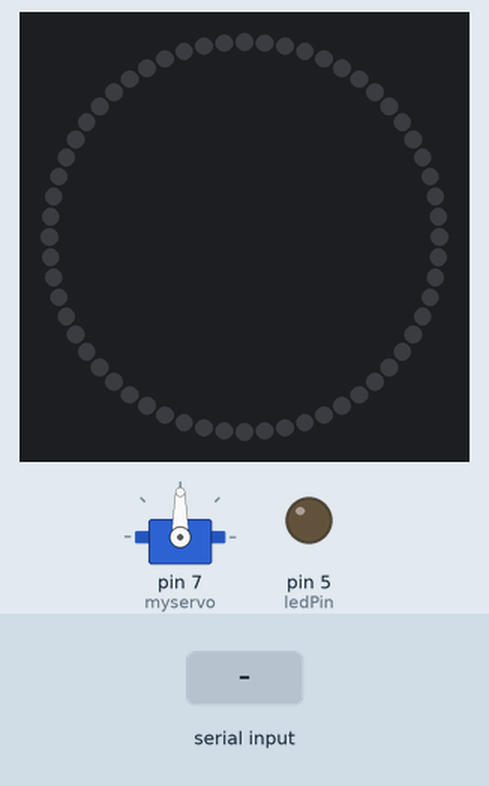
A sketch run on a simulated Arduino Uno, built with avr-gcc and run on an emulated ATmega328P. Parts: servo, 60 RGB LEDs in a ring, first at the top, clockwise, output pins drawn as LEDs (lit = HIGH). Dashed ring = blinking. The test bench sets the inputs (shaded band).

Above: at 1.2 s.
1.3 s: "a" received over Serial
At 1.47 s:
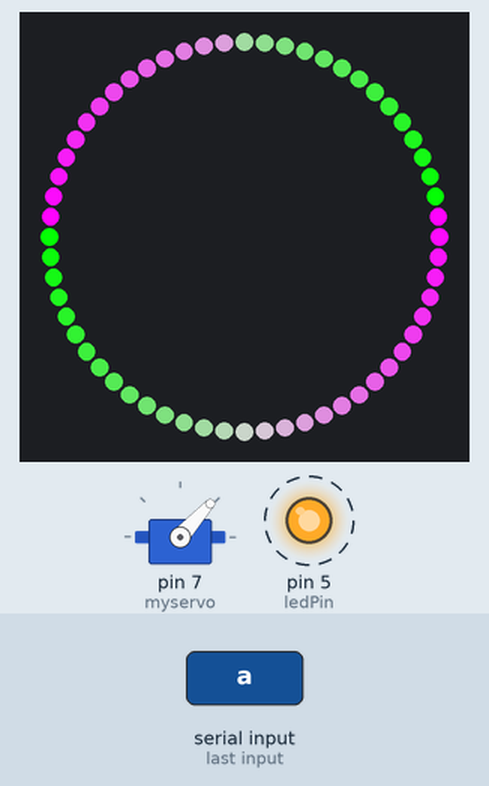
At 9.8 s:
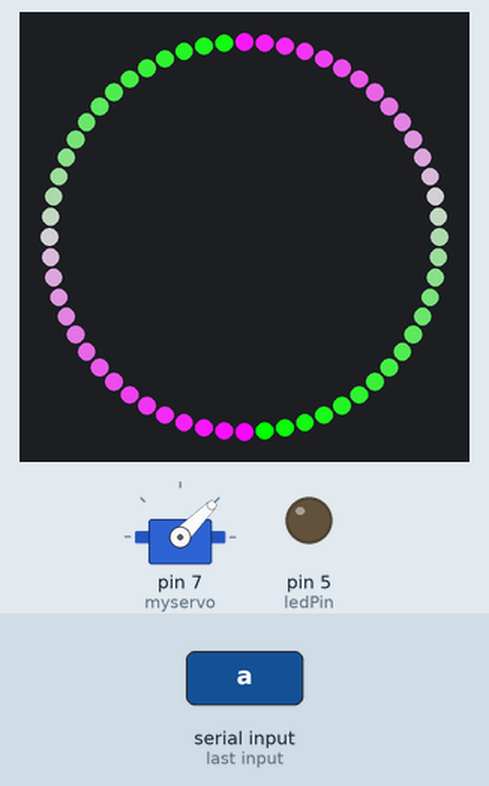
Timing chart, 0 to 11.3 s (numbered marks = the images above; inputs shaded):
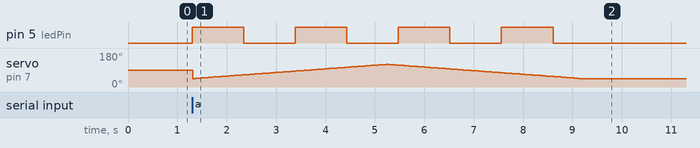

The sketch:

aaron.ino
```cpp
/* LedStripGradient: Example Arduino sketch that shows
 * how to control an Addressable RGB LED Strip from Pololu.
 *
 * To use this, you will need to plug an Addressable RGB LED
 * strip from Pololu into pin 12.  After uploading the sketch,
 * you should see a pattern on the LED strip that fades from
 * green to pink and also moves along the strip.
 */

#include <PololuLedStrip.h>
#include <Servo.h>

Servo myservo, myservo1;  // create servo object to control a servo
                // a maximum of eight servo objects can be created

#define ledPin 5
// Create an ledStrip object on pin 12.
PololuLedStrip<12> ledStrip;

// Variables will change:
int ledState = LOW;             // ledState used to set the LED
long previousMillis = 0;        // will store last time LED was updated

// the follow variables is a long because the time, measured in miliseconds,
// will quickly become a bigger number than can be stored in an int.
long interval = 1000;           // interval at which to blink (milliseconds)

int pos = 0;    // variable to store the servo position

// Create a buffer for holding 60 colors.  Takes 180 bytes.
#define LED_COUNT 60
rgb_color colors[LED_COUNT];

void setup()
{
  pinMode(ledPin, OUTPUT);
  Serial.begin(9600);
  myservo.attach(9);  // attaches the servo on pin 9 to the servo object
  myservo.attach(7);  // attaches the servo on pin 9 to the servo object
}

void ledBlinking()
{
  // here is where you'd put code that needs to be running all the time.

  // check to see if it's time to blink the LED; that is, if the
  // difference between the current time and last time you blinked
  // the LED is bigger than the interval at which you want to
  // blink the LED.
  unsigned long currentMillis = millis();

  if(currentMillis - previousMillis > interval) {
    // save the last time you blinked the LED
    previousMillis = currentMillis;

    // if the LED is off turn it on and vice-versa:
    if (ledState == LOW)
      ledState = HIGH;
    else
      ledState = LOW;

    // set the LED with the ledState of the variable:
    digitalWrite(ledPin, ledState);
  }
}

void moveServos()
{
  for(pos = 45; pos < 120; pos += 1)  // goes from 0 degrees to 180 degrees
  {                                  // in steps of 1 degree
    ledBlinking();
     ledstring();
    myservo.write(pos);              // tell servo to go to position in variable 'pos'
    myservo1.write(pos);
    delay(40);                       // waits 15ms for the servo to reach the position
  }
  for(pos = 120; pos>=45; pos-=1)     // goes from 180 degrees to 0 degrees
  {
    ledBlinking();
    ledstring();
    myservo.write(pos);              // tell servo to go to position in variable 'pos'
    myservo1.write(pos);
    delay(40);                       // waits 15ms for the servo to reach the position
  }
}

void loop()
{

}

void serialEvent() {
  while (Serial.available()) {
    // get the new byte:
    char inChar = (char)Serial.read();
    // add it to the inputString:
    // if the incoming character is a newline, set a flag
    // so the main loop can do something about it:
    if (inChar == 'a') {
      moveServos();
    }
  }
}
void ledstring(){
 // Update the colors.
  byte time = millis() >> 2;
  for(byte i = 0; i < LED_COUNT; i++)
  {
    byte x = time - 8*i;
    colors[i] = (rgb_color){ x, 255 - x, x };
  }

  // Write the colors to the LED strip.
  ledStrip.write(colors, LED_COUNT);

  delay(10);

}
```

Measured:
- after the input at 1.3 s, pin 5 (ledPin): alternates HIGH for 1.0 s and LOW for 1.0 s, 8 changes in all, then stays LOW, starting at once; the LEDs: first change at once (image 1 shows a later state)
